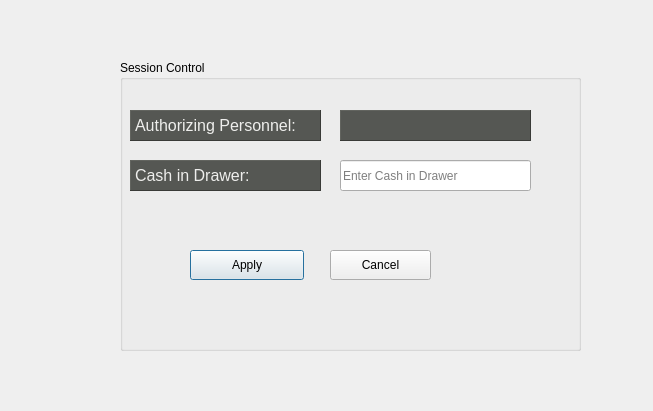
<?xml version="1.0" encoding="UTF-8"?>
<ui version="4.0">
 <class>SessionControl</class>
 <widget class="QDialog" name="SessionControl">
  <property name="geometry">
   <rect>
    <x>0</x>
    <y>0</y>
    <width>653</width>
    <height>411</height>
   </rect>
  </property>
  <property name="windowTitle">
   <string>Dialog</string>
  </property>
  <widget class="QLabel" name="label">
   <property name="geometry">
    <rect>
     <x>0</x>
     <y>10</y>
     <width>101</width>
     <height>101</height>
    </rect>
   </property>
   <property name="styleSheet">
    <string notr="true">border-image: url(:/resources/icons/Logo2.png);</string>
   </property>
   <property name="text">
    <string/>
   </property>
  </widget>
  <widget class="QGroupBox" name="groupBox">
   <property name="geometry">
    <rect>
     <x>120</x>
     <y>60</y>
     <width>461</width>
     <height>291</height>
    </rect>
   </property>
   <property name="title">
    <string>Session Control</string>
   </property>
   <widget class="QLabel" name="lbl_first_name">
    <property name="geometry">
     <rect>
      <x>10</x>
      <y>50</y>
      <width>191</width>
      <height>31</height>
     </rect>
    </property>
    <property name="font">
     <font>
      <pointsize>12</pointsize>
     </font>
    </property>
    <property name="styleSheet">
     <string notr="true">background-color: rgb(85, 87, 83);
color: rgb(238, 238, 236);</string>
    </property>
    <property name="frameShape">
     <enum>QFrame::Panel</enum>
    </property>
    <property name="frameShadow">
     <enum>QFrame::Raised</enum>
    </property>
    <property name="text">
     <string>Authorizing Personnel:</string>
    </property>
   </widget>
   <widget class="QPushButton" name="btnApply">
    <property name="geometry">
     <rect>
      <x>70</x>
      <y>190</y>
      <width>114</width>
      <height>30</height>
     </rect>
    </property>
    <property name="text">
     <string>Apply</string>
    </property>
    <property name="icon">
     <iconset resource="resources.qrc">
      <normaloff>:/resources/icons/signs (3).png</normaloff>:/resources/icons/signs (3).png</iconset>
    </property>
    <property name="iconSize">
     <size>
      <width>24</width>
      <height>24</height>
     </size>
    </property>
   </widget>
   <widget class="QPushButton" name="btnCancel">
    <property name="geometry">
     <rect>
      <x>210</x>
      <y>190</y>
      <width>101</width>
      <height>30</height>
     </rect>
    </property>
    <property name="text">
     <string>Cancel</string>
    </property>
    <property name="icon">
     <iconset resource="resources.qrc">
      <normaloff>:/resources/icons/icons8-delete-bin-96.png</normaloff>:/resources/icons/icons8-delete-bin-96.png</iconset>
    </property>
    <property name="iconSize">
     <size>
      <width>24</width>
      <height>24</height>
     </size>
    </property>
   </widget>
   <widget class="QLabel" name="lbl_first_name_2">
    <property name="geometry">
     <rect>
      <x>10</x>
      <y>100</y>
      <width>191</width>
      <height>31</height>
     </rect>
    </property>
    <property name="font">
     <font>
      <pointsize>12</pointsize>
     </font>
    </property>
    <property name="styleSheet">
     <string notr="true">background-color: rgb(85, 87, 83);
color: rgb(238, 238, 236);</string>
    </property>
    <property name="frameShape">
     <enum>QFrame::Panel</enum>
    </property>
    <property name="frameShadow">
     <enum>QFrame::Raised</enum>
    </property>
    <property name="text">
     <string>Cash in Drawer:</string>
    </property>
   </widget>
   <widget class="QLabel" name="lblName">
    <property name="geometry">
     <rect>
      <x>220</x>
      <y>50</y>
      <width>191</width>
      <height>31</height>
     </rect>
    </property>
    <property name="font">
     <font>
      <pointsize>12</pointsize>
     </font>
    </property>
    <property name="styleSheet">
     <string notr="true">background-color: rgb(85, 87, 83);
color: rgb(238, 238, 236);</string>
    </property>
    <property name="frameShape">
     <enum>QFrame::Panel</enum>
    </property>
    <property name="frameShadow">
     <enum>QFrame::Raised</enum>
    </property>
    <property name="text">
     <string/>
    </property>
   </widget>
   <widget class="QLineEdit" name="leCashInDrawer">
    <property name="geometry">
     <rect>
      <x>220</x>
      <y>100</y>
      <width>191</width>
      <height>31</height>
     </rect>
    </property>
    <property name="placeholderText">
     <string>Enter Cash in Drawer</string>
    </property>
   </widget>
  </widget>
  <widget class="QLabel" name="label_2">
   <property name="geometry">
    <rect>
     <x>0</x>
     <y>0</y>
     <width>651</width>
     <height>411</height>
    </rect>
   </property>
   <property name="styleSheet">
    <string notr="true">border-image: url(:/resources/background/picklit.jpg);</string>
   </property>
   <property name="text">
    <string/>
   </property>
  </widget>
  <zorder>label_2</zorder>
  <zorder>label</zorder>
  <zorder>groupBox</zorder>
 </widget>
 <resources>
  <include location="resources.qrc"/>
 </resources>
 <connections/>
</ui>
